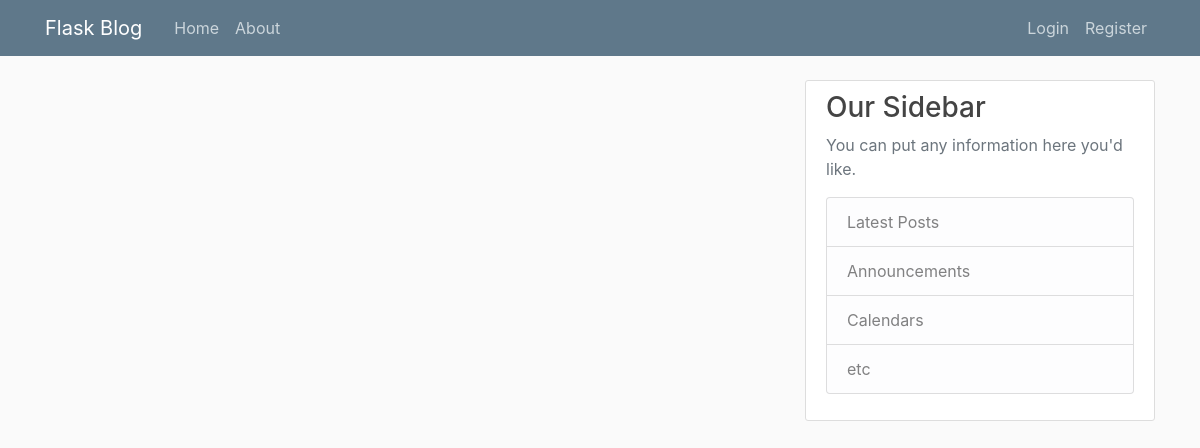
The app's page /home, older data.
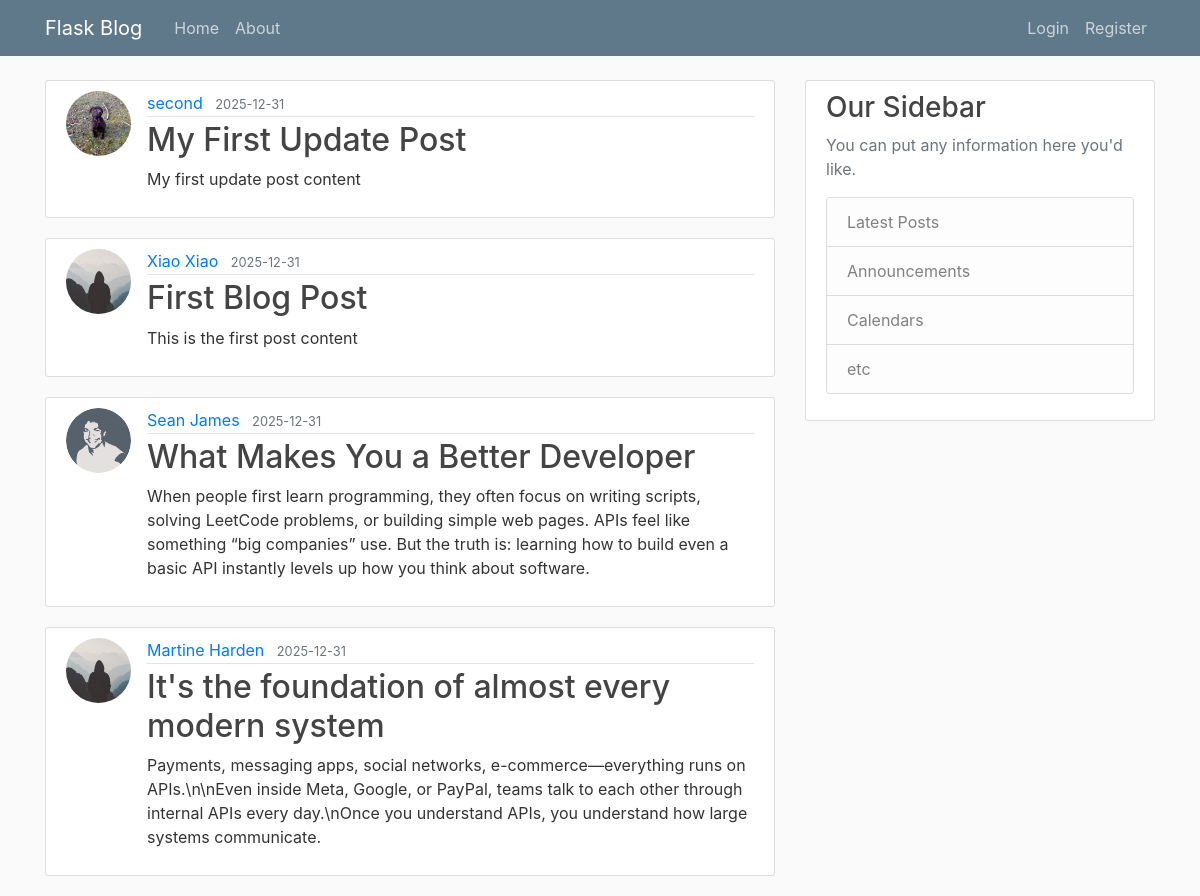
The same page, newer data.
### flaskblog/models.py (models this page shows, shortened)
class Post(db.Model):
    __tablename__ = 'post'
    id = db.Column(db.Integer, primary_key=True)
    title = db.Column(db.String, nullable=False)
    date_posted = db.Column(db.DateTime, nullable=False, default=datetime.now(UTC).replace(tzinfo=None))
    content = db.Column(db.Text, nullable=False)
    user_id = db.Column(db.Integer, db.ForeignKey('user.id'), nullable=False)

class User(db.Model, UserMixin):
    __tablename__ = 'user'  # explicitly name the table
    id = db.Column(db.Integer, primary_key=True)
    username = db.Column(db.String, unique=True, nullable=False)
    email = db.Column(db.String, unique=True, nullable=False)
    image_file = db.Column(db.String, nullable=False, default='default.jpg')
    password = db.Column(db.String, nullable=False)
    posts = db.relationship('Post', backref='author', lazy=True)

### flaskblog/routes.py (the view)
@app.route("/")
@app.route("/home")
def home():
    posts = Post.query.all()
    return render_template("home.html", posts=posts)

### flaskblog/templates/home.html
{% extends "layout.html" %}
{% block content %}
    {% for post in posts %}
        <article class="media content-section">
          <img class="rounded-circle article-img" src="{{ url_for('static', filename='profile_pics/' + post.author.image_file) }}">
          <div class="media-body">
            <div class="article-metadata">
              <a class="mr-2" href="#">{{ post.author.username }}</a>
              <small class="text-muted">{{ post.date_posted.strftime('%Y-%m-%d') }}</small>
            </div>
            <h2><a class="article-title" href="{{ url_for('post', post_id=post.id) }}">{{ post.title }}</a></h2>
            <p class="article-content">{{ post.content }}</p>
          </div>
        </article>
    {% endfor %}
{% endblock content %}

### flaskblog/templates/layout.html (shortened to what this page needs)
<!DOCTYPE html>
<html>
<head>
    <link rel="stylesheet" href="https://maxcdn.bootstrapcdn.com/bootstrap/4.0.0/css/bootstrap.min.css">
    <link rel="stylesheet" type="text/css" href="{{ url_for('static', filename='main.css') }}">
</head>
<body>
    <header class="site-header">
      <nav class="navbar navbar-expand-md navbar-dark bg-steel fixed-top">
        <div class="container">
          <a class="navbar-brand mr-4" href="/">Flask Blog</a>
          <div class="collapse navbar-collapse" id="navbarToggle">
            <div class="navbar-nav mr-auto">
              <a class="nav-item nav-link" href="{{ url_for('home') }}">Home</a>
              <a class="nav-item nav-link" href="{{ url_for('about') }}">About</a>
            </div>
            <div class="navbar-nav">
              {% if current_user.is_authenticated %}
                <a class="nav-item nav-link" href="{{ url_for('new_post') }}">New Post</a>
                <a class="nav-item nav-link" href="{{ url_for('account') }}">Account</a>
                <a class="nav-item nav-link" href="{{ url_for('logout') }}">Logout</a>
              {% else %}
                <a class="nav-item nav-link" href="{{ url_for('login') }}">Login</a>
                <a class="nav-item nav-link" href="{{ url_for('register') }}">Register</a>
              {% endif %}
            </div>
          </div>
        </div>
      </nav>
    </header>
    <main role="main" class="container">
      <div class="row">
        <div class="col-md-8">
          {% block content %}{% endblock %}
        </div>
        <div class="col-md-4">
          <div class="content-section">
            <h3>Our Sidebar</h3>
            <p class='text-muted'>You can put any information here you'd like.
              <ul class="list-group">
                <li class="list-group-item list-group-item-light">Latest Posts</li>
                <li class="list-group-item list-group-item-light">Announcements</li>
                <li class="list-group-item list-group-item-light">Calendars</li>
                <li class="list-group-item list-group-item-light">etc</li>
              </ul>
            </p>
          </div>
        </div>
      </div>
    </main>
</body>
</html>

### flaskblog/static/main.css (style rules this page uses)
body { background: #fafafa; color: #333333; margin-top: 5rem; }
h1, h2, h3, h4, h5, h6 { color: #444444; }
.bg-steel { background-color: #5f788a; }
.site-header .navbar-nav .nav-link { color: #cbd5db; }
.content-section { background: #ffffff; padding: 10px 20px; border: 1px solid #dddddd; border-radius: 3px; margin-bottom: 20px; }
.article-title { color: #444444; }
.article-content { white-space: pre-line; }
.article-img { height: 65px; width: 65px; margin-right: 16px; }
.article-metadata { padding-bottom: 1px; margin-bottom: 4px; border-bottom: 1px solid #e3e3e3 }

Row changes from the older to the newer data that the page shows:
added Post: image_file (picture), author.username "second", date_posted "2025-12-31", title "My First Update Post", content "My first update post content"
added Post: image_file (placeholder picture), author.username "Xiao Xiao", date_posted "2025-12-31", title "First Blog Post", content "This is the first post content"
added Post: image_file (picture), author.username "Sean James", date_posted "2025-12-31", title "What Makes You a Better Developer", content "When people first learn programming, they often focus on writing scripts, solving LeetCode problems, or building simple web pages. APIs feel like something “big companies” use. But the truth is: learning how to build even a basic API instantly levels up how you think about software."
added Post: image_file (placeholder picture), author.username "Martine Harden", date_posted "2025-12-31", title "It's the foundation of almost every modern system", content "Payments, messaging apps, social networks, e-commerce—everything runs on APIs.\\n\\nEven inside Meta, Google, or PayPal, teams talk to each other through internal APIs every day.\\nOnce you understand APIs, you understand how large systems communicate."
